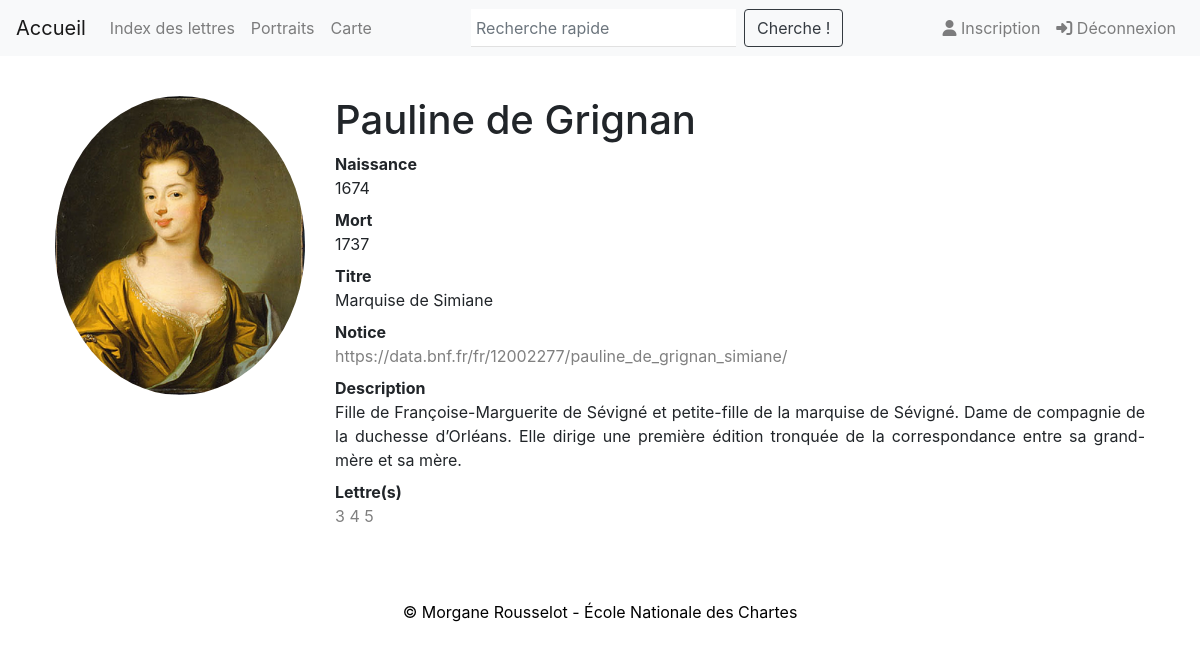
The app's page /personne/18 (signed in) with its own data.
### app/modeles/donnees.py (models this page shows)
class Personne(db.Model):
	pers_id = db.Column(db.Integer, unique=True, primary_key=True, autoincrement=True)
	pers_nom = db.Column(db.Text)
	pers_prenom = db.Column(db.Text)
	pers_autre_nom = db.Column(db.Text)
	pers_naissance = db.Column(db.Text)
	pers_mort = db.Column(db.Text)
	pers_titre = db.Column(db.Text)
	pers_fonction = db.Column(db.Text)
	pers_image = db.Column(db.Boolean)
	pers_url = db.Column(db.Text)
	pers_description = db.Column(db.Text)
	citeP = db.relationship('CiteP', back_populates='personne')

class CiteP(db.Model):
	citeP_id = db.Column(db.Integer, unique=True, primary_key=True, autoincrement=True)
	citeP_lettre_id = db.Column(db.Integer, db.ForeignKey('lettre.lettre_id'))
	citeP_pers_id = db.Column(db.Integer, db.ForeignKey('personne.pers_id'))
	personne = db.relationship('Personne', back_populates='citeP')
	lettre = db.relationship('Lettre', back_populates='citeP')

### app/routes/generic.py (the view)
@app.route("/personne/<int:pers_id>")
@login_required
def personne(pers_id):
    unique_personne = Personne.query.get_or_404(pers_id)
    citeP = CiteP.query.filter(CiteP.citeP_pers_id == Personne.pers_id)
    source = Lettre.query.filter(Lettre.lettre_id == CiteP.citeP_lettre_id)
    return render_template("pages/personne.html", personne=unique_personne, cite=citeP, source=source)

### app/modeles/utilisateurs.py (called while the page is built)
@login.user_loader
def trouver_utilisateur_via_id(user_id):
	return User.query.get(int(user_id))

### app/templates/pages/personne.html (shortened to what this page needs)
{% extends "conteneur.html" %}
{% block corps %}
	{% if personne %}
    <div class="container-fluid">
        <div class="row">
            <div class="col-lg-3">
            	{% if personne.pers_image %}
                <img src="../static/img/portraits/{{personne.pers_id}}.jpg" class="align-center rounded-circle" alt="portrait" width="100%">
                {% else %}
                <p/>
                {% endif %}
            </div>
            <div class="col-lg-9">
                <h1>{{personne.pers_prenom}} {{personne.pers_nom}}</h1>
                <dl>
                    {% if personne.pers_naissance %}
                    <dt>Naissance</dt><dd>{{personne.pers_naissance}}</dd>
                    {% else %}
                    <dt>Naissance</dt><dd>Inconnu</dd>
                    {% endif %}
                    {% if personne.pers_mort %}
                    <dt>Mort</dt><dd>{{personne.pers_mort}}</dd>
                    {% else %}
                    <dt>Mort</dt><dd>Inconnu</dd>
                    {% endif %}
                    {% if personne.pers_titre %}
                    <dt>Titre</dt><dd>{{personne.pers_titre}}</dd>
                    {% endif %}
                    {% if personne.pers_url %}
                    <dt>Notice</dt><dd><a href="{{personne.pers_url}}" external=True>{{personne.pers_url}}</a></dd>
                    {% endif %}
                    {% if personne.pers_description %}
                    <dt>Description</dt><dd>{{personne.pers_description}}</dd>
                    {% else %}
                    <dt>Description</dt><dd>(En cours de rédaction)</dd>
                    {% endif %}
                    <dt>Lettre(s)</dt>
                    <dd>{% for citeP in personne.query.get(personne.pers_id).citeP %}
                    <a href="{{url_for('cite', numero=citeP.personne.pers_id, ref=citeP.citeP_lettre_id)}}">{{citeP.citeP_lettre_id}}</a>
                    {% endfor %}</dd>
                </dl>
            </div>
        </div>
    </div>
    {% else %}
    <p>La base de données est en cours de constitution</p>
    {% endif %}
{% block footer %}
    {% include "partials/footer.html" %}
{% endblock %}
{% endblock %}

### app/static/css/style.css (style rules this page uses)
.row { padding: 40px; }
h1 { text-align: left; }
dd { text-align: justify; }
a, a:active, a:hover { color: grey; text-decoration:none; }

### records on screen
Personne: pers_prenom "Pauline de", pers_nom "Grignan", pers_naissance "1674", pers_mort "1737", pers_titre "Marquise de Simiane", pers_url "https://data.bnf.fr/fr/12002277/pauline_de_grignan_simiane/", pers_description "Fille de Françoise-Marguerite de Sévigné et petite-fille de la marquise de Sévigné. Dame de compagnie de la duchesse d’Orléans. Elle dirige une première édition tronquée de la correspondance entre sa grand-mère et sa mère."
CiteP: citeP_lettre_id "3"
CiteP: citeP_lettre_id "4"
CiteP: citeP_lettre_id "5"
